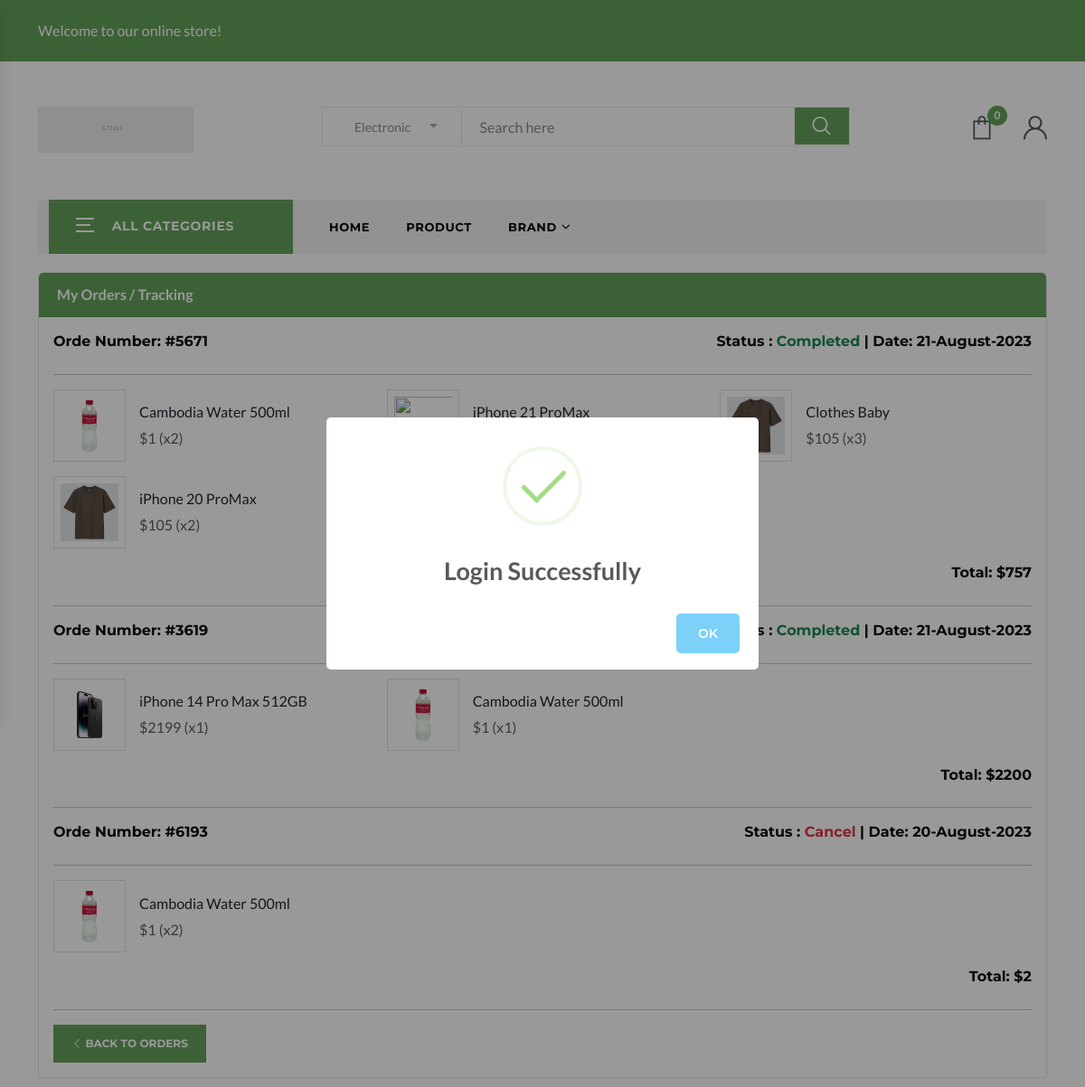
The page /history.php (signed in) on the database its author committed.
### tables this page shows
CREATE TABLE `orders` (
  `id` bigint(20) UNSIGNED NOT NULL,
  `order_number` int(255) NOT NULL,
  `user_id` bigint(20) UNSIGNED NOT NULL,
  `phone` varchar(12) NOT NULL,
  `address` varchar(255) NOT NULL,
  `total_price` varchar(20) NOT NULL,
  `status` int(20) DEFAULT 10,
  `created_at` timestamp NOT NULL DEFAULT current_timestamp(),
  `update_at` timestamp NOT NULL DEFAULT current_timestamp() ON UPDATE current_timestamp()
);

CREATE TABLE `order_items` (
  `id` bigint(20) UNSIGNED NOT NULL,
  `order_id` bigint(20) UNSIGNED NOT NULL,
  `product_id` bigint(20) UNSIGNED NOT NULL,
  `product_qty` int(10) DEFAULT NULL,
  `price` varchar(20) DEFAULT NULL,
  `date` timestamp NOT NULL DEFAULT current_timestamp()
);

CREATE TABLE `products` (
  `id` bigint(20) UNSIGNED NOT NULL,
  `product_Name` varchar(255) NOT NULL,
  `product_Img` varchar(255) DEFAULT NULL,
  `productDetail` varchar(255) DEFAULT NULL,
  `category_ID` bigint(20) UNSIGNED NOT NULL,
  `brand_id` bigint(20) UNSIGNED DEFAULT NULL,
  `product_Price` varchar(20) NOT NULL,
  `product_Stock` int(20) NOT NULL,
  `date` timestamp NOT NULL DEFAULT current_timestamp() ON UPDATE current_timestamp()
);

### frontend/function/function.php (called while the page is built, shortened)
<?php
    include './config/dbconn.php';
    function getOrderHistory(){
        global $conn;
        $cusID = $_SESSION['auth']['cus_id'];
        $queryGet = "SELECT * , DATE_FORMAT(update_at, '%d-%M-%Y') as date
        FROM orders WHERE user_id = '$cusID' AND status IN (25, 0) ORDER BY date DESC";
        return mysqli_query($conn, $queryGet);
    }
    function getOrderItem($orderId){
        global $conn;
        $queryGet = "SELECT products.*, order_items.*, orders.status
        FROM ((order_items
                  LEFT JOIN orders ON orders.id = order_items.order_id)
                  LEFT JOIN products ON products.id = order_items.product_id)
        WHERE orders.id = order_items.order_id AND order_items.order_id = '$orderId'";
        return mysqli_query($conn, $queryGet);
    }
?>

### history.php (the view)
<?php include './include/header.php'; ?>
<div class="container">
    <article class="card">
        <header class="card-header"> My Orders / Tracking </header>
        <div class="card-body">
            <?php
                $orders = getOrderHistory();
                foreach($orders as $order){
                    ?>
                    <div class="d-flex justify-content-between">
                        <h6>Orde Number: #<?= $order['order_number'] ?></h6>
                        <h6>Status :
                            <?= $order['status'] == 25 ? '<span class="text-success">Completed</span>': '<span class="text-danger">Cancel</span>'; ?>
                             | Date: <?= $order['date'] ?></h6>
                    </div>
                    <hr>
                    <ul class="row">
                        <?php
                            $orderId = $order['id'];
                            $items = getOrderItem($orderId);
                            foreach($items as $item){
                                ?>
                                <li class="col-md-4">
                                    <figure class="itemside mb-3">
                                        <div class="aside"><img src="./uploads/<?= $item['product_Img'] ?>" class="img-sm border"></div>
                                        <figcaption class="info align-self-center">
                                            <p class="title"><?= $item['product_Name'] ?></p> <span class="text-muted">$<?= $item['price'] ?> (x<?= $item['product_qty'] ?>)</span>
                                        </figcaption>
                                    </figure>
                                </li>
                                <?php
                            }
                        ?>
                    </ul>
                    <div class="d-flex justify-content-end">
                            <h6>Total: $<?= $order['total_price'] ?></h6>
                    </div>
                    <hr>
                    <?php
                }
            ?>
            <div class="d-flex justify-content-between">
                <a href="./products.php"><button><i class="bi bi-chevron-left"></i> Back to orders</button></a>
            </div>
        </div>
    </article>
</div>
<?php include './include/script.php'; ?>

### rows shown on the page
orders: order_number "5671", status "Completed", date "21-August-2023", total_price "757"
order_items: product.product_Img (picture), product.product_Name "Cambodia Water 500ml", price "1", product_qty "2"
order_items: product.product_Name "iPhone 21 ProMax"
order_items: product.product_Name "Clothes Baby", price "105", product_qty "3"
order_items: product.product_Img (picture), product.product_Name "iPhone 20 ProMax", price "105", product_qty "2"
orders: order_number "3619", status "Completed", date "21-August-2023", total_price "2200"
order_items: product.product_Img (picture), product.product_Name "iPhone 14 Pro Max 512GB", price "2199", product_qty "1"
order_items: product.product_Img (picture), product.product_Name "Cambodia Water 500ml", price "1", product_qty "1"
orders: order_number "6193", status "Cancel", date "20-August-2023", total_price "2"
order_items: product.product_Img (picture), product.product_Name "Cambodia Water 500ml", price "1", product_qty "2"

### other values the page prints
$countitem "0"
